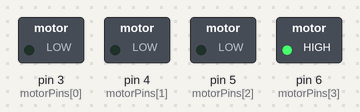
Recording of a sketch running on a simulated Arduino Uno, built with avr-gcc and run on an emulated ATmega328P. Shown: switched loads named in the sketch (green lamp = pin HIGH).

Above: at 0.13 s.
At 0.95 s:
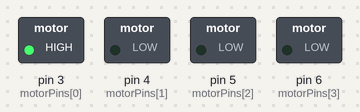
At 1.77 s:
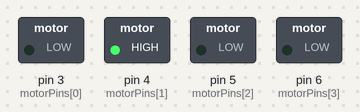
At 2.59 s:
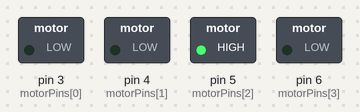
Timing chart, 0 to 3.0 s (numbered marks = the images above):
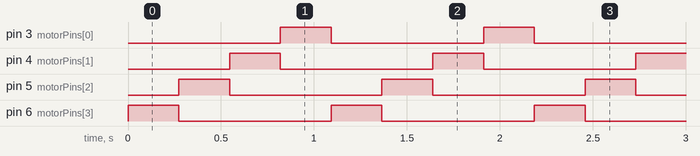

The sketch:

Prueba_ejemplo_arduino.ino
```cpp
int motorPins[] = {3, 4, 5, 6};
int count = 0;
int count2 = 0;
int delayTime = 500;
int val = 0;


void setup() {
  for (count = 0; count < 4; count++) {
    pinMode(motorPins[count], OUTPUT);
  }
}

void moveForward() {
  if ((count2 == 0) || (count2 == 1)) {
    count2 = 16;
  }
  count2>>=1;
  for (count = 3; count >= 0; count--) {
    digitalWrite(motorPins[count], count2>>count&0x01);
  }
  delay(delayTime);
}

void moveBackward() {
  if ((count2 == 0) || (count2 == 1)) {
    count2 = 16;
  }
  count2>>=1;
  for (count = 3; count >= 0; count--) {
    digitalWrite(motorPins[3 - count], !(count2>>count&0x01));
  }
  delay(delayTime);
}

void loop() {
  //val = analogRead(0);
  val=888;
  if (val > 540) {
    // move faster the higher the value from the potentiometer
    delayTime = 2048 - 1024 * val / 512 + 1;
    moveForward();
  } else if (val < 480) {
    // move faster the lower the value from the potentiometer
    delayTime = 1024 * val / 512 + 1;
    moveBackward();
  } else {
    delayTime = 1024;
  }
}
```

Measured:
- by itself, pin 3 (motorPins[0]), pin 4 (motorPins[1]), pin 5 (motorPins[2]), pin 6 (motorPins[3]): alternates HIGH for 0.27 s and LOW for 0.82 s
- by itself, everything shown: repeats every 1.1 s, in 4 steps
